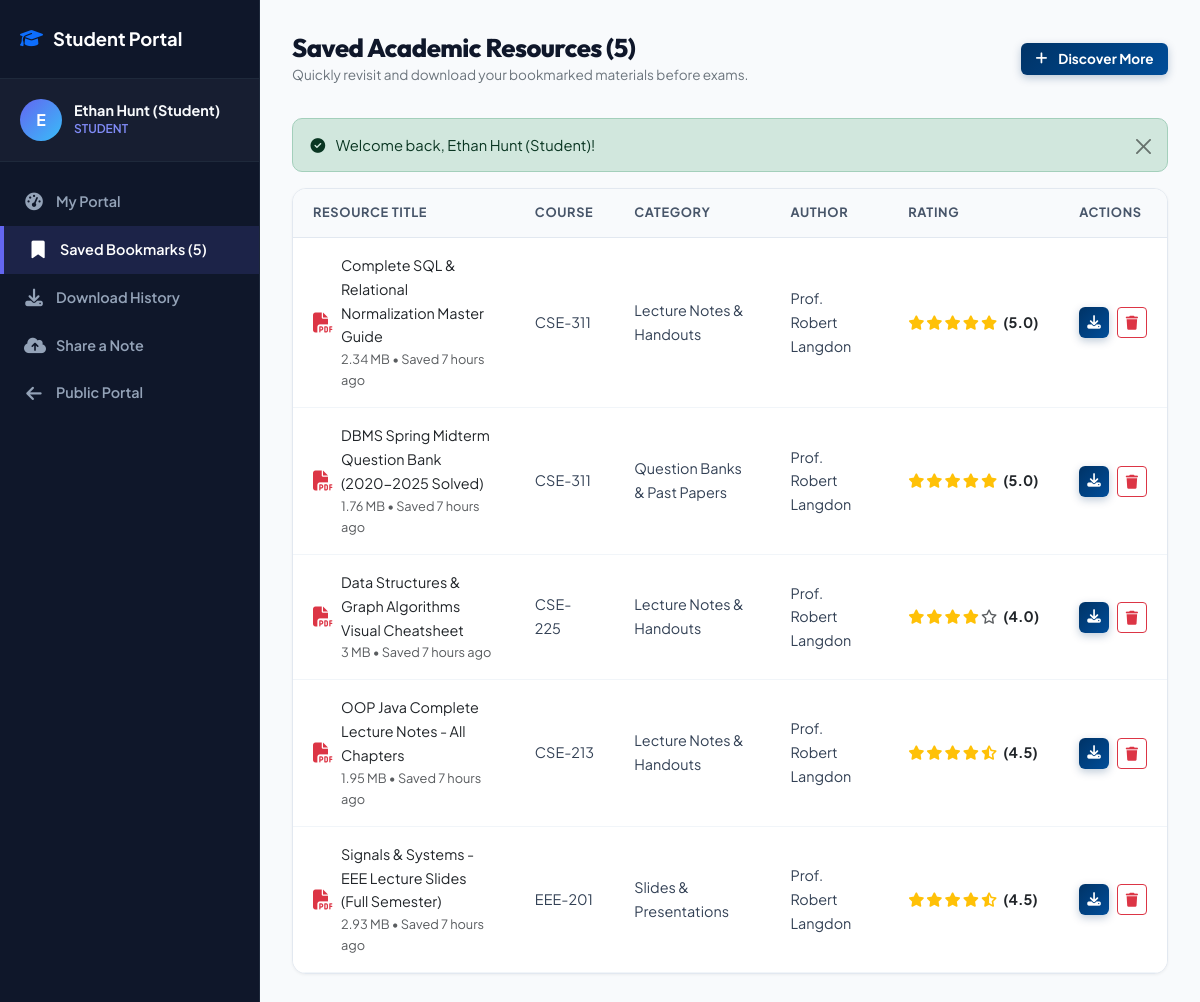
Page /student/bookmarks.php (signed in) on the committed database.
### tables this page shows
CREATE TABLE `bookmarks` (
    `bookmark_id` INT AUTO_INCREMENT PRIMARY KEY,
    `user_id` INT NOT NULL,
    `resource_id` INT NOT NULL,
    `created_at` TIMESTAMP DEFAULT CURRENT_TIMESTAMP,
    UNIQUE KEY `unique_user_bookmark` (`user_id`, `resource_id`),
    CONSTRAINT `fk_bookmarks_user` FOREIGN KEY (`user_id`) REFERENCES `users` (`user_id`) ON UPDATE CASCADE ON DELETE CASCADE,
    CONSTRAINT `fk_bookmarks_resource` FOREIGN KEY (`resource_id`) REFERENCES `resources` (`resource_id`) ON UPDATE CASCADE ON DELETE CASCADE
);

CREATE TABLE `resources` (
    `resource_id` INT AUTO_INCREMENT PRIMARY KEY,
    `title` VARCHAR(255) NOT NULL,
    `description` TEXT,
    `course_id` INT NOT NULL,
    `category_id` INT NOT NULL,
    `uploaded_by` INT NOT NULL,
    `file_path` VARCHAR(255) NOT NULL,
    `file_name` VARCHAR(255) NOT NULL,
    `file_size` BIGINT UNSIGNED DEFAULT 0,  
    `file_type` VARCHAR(50) NOT NULL,       
    `download_count` INT UNSIGNED DEFAULT 0,
    `view_count` INT UNSIGNED DEFAULT 0,
    `avg_rating` DECIMAL(3,2) DEFAULT 0.00,
    `rating_count` INT UNSIGNED DEFAULT 0,
    `status` ENUM('pending', 'approved', 'rejected') DEFAULT 'approved',
    `moderated_by` INT NULL,
    `moderation_notes` TEXT NULL,
    `created_at` TIMESTAMP DEFAULT CURRENT_TIMESTAMP,
    `updated_at` TIMESTAMP DEFAULT CURRENT_TIMESTAMP ON UPDATE CURRENT_TIMESTAMP,
    INDEX `idx_resources_course` (`course_id`),
    INDEX `idx_resources_category` (`category_id`),
    INDEX `idx_resources_status` (`status`),
    CONSTRAINT `fk_resources_course` FOREIGN KEY (`course_id`) REFERENCES `courses` (`course_id`) ON UPDATE CASCADE ON DELETE CASCADE,
    CONSTRAINT `fk_resources_category` FOREIGN KEY (`category_id`) REFERENCES `categories` (`category_id`) ON UPDATE CASCADE ON DELETE RESTRICT,
    CONSTRAINT `fk_resources_user` FOREIGN KEY (`uploaded_by`) REFERENCES `users` (`user_id`) ON UPDATE CASCADE ON DELETE CASCADE,
    CONSTRAINT `fk_resources_moderator` FOREIGN KEY (`moderated_by`) REFERENCES `users` (`user_id`) ON UPDATE CASCADE ON DELETE SET NULL
);

CREATE TABLE `courses` (
    `course_id` INT AUTO_INCREMENT PRIMARY KEY,
    `dept_id` INT NOT NULL,
    `semester_id` INT NOT NULL,
    `course_code` VARCHAR(30) NOT NULL UNIQUE,
    `course_title` VARCHAR(200) NOT NULL,
    `credit_hours` DECIMAL(3,1) DEFAULT 3.0,
    `syllabus_summary` TEXT NULL,
    `created_at` TIMESTAMP DEFAULT CURRENT_TIMESTAMP,
    CONSTRAINT `fk_courses_dept` FOREIGN KEY (`dept_id`) REFERENCES `departments` (`dept_id`) ON UPDATE CASCADE ON DELETE CASCADE,
    CONSTRAINT `fk_courses_semester` FOREIGN KEY (`semester_id`) REFERENCES `semesters` (`semester_id`) ON UPDATE CASCADE ON DELETE CASCADE
);

CREATE TABLE `categories` (
    `category_id` INT AUTO_INCREMENT PRIMARY KEY,
    `name` VARCHAR(80) NOT NULL UNIQUE,
    `slug` VARCHAR(80) NOT NULL UNIQUE,
    `icon` VARCHAR(50) DEFAULT 'fa-file-text',
    `description` VARCHAR(255) NULL
);

CREATE TABLE `users` (
    `user_id` INT AUTO_INCREMENT PRIMARY KEY,
    `role_id` INT NOT NULL,
    `dept_id` INT NULL,
    `full_name` VARCHAR(120) NOT NULL,
    `email` VARCHAR(150) NOT NULL UNIQUE,
    `password_hash` VARCHAR(255) NOT NULL,
    `reset_token` VARCHAR(64) NULL UNIQUE,
    `reset_token_expires_at` TIMESTAMP NULL,
    `academic_id` VARCHAR(50) NULL,  
    `phone` VARCHAR(30) NULL,
    `bio` TEXT NULL,
    `avatar` VARCHAR(255) DEFAULT 'default_avatar.png',
    `status` ENUM('active', 'inactive', 'suspended') DEFAULT 'active',
    `created_at` TIMESTAMP DEFAULT CURRENT_TIMESTAMP,
    `updated_at` TIMESTAMP DEFAULT CURRENT_TIMESTAMP ON UPDATE CURRENT_TIMESTAMP,
    CONSTRAINT `fk_users_role` FOREIGN KEY (`role_id`) REFERENCES `roles` (`role_id`) ON UPDATE CASCADE ON DELETE RESTRICT,
    CONSTRAINT `fk_users_dept` FOREIGN KEY (`dept_id`) REFERENCES `departments` (`dept_id`) ON UPDATE CASCADE ON DELETE SET NULL
);

### includes/auth_middleware.php (called while the page is built, shortened)
<?php
function isLoggedIn() {
    return isset($_SESSION['user_id']) && !empty($_SESSION['user_id']);
}
function getCurrentUser() {
    return [
        'id' => $_SESSION['user_id'],
        'name' => $_SESSION['full_name'] ?? 'User',
        'email' => $_SESSION['email'] ?? '',
        'role_id' => $_SESSION['role_id'] ?? 4,
        'role_name' => $_SESSION['role_name'] ?? 'student',
        'dept_id' => $_SESSION['dept_id'] ?? null,
        'avatar' => $_SESSION['avatar'] ?? 'default_avatar.png'
    ];
}

### student/bookmarks.php (the view, shortened to what this page needs)
<?php
require_once __DIR__ . '/../includes/header.php';
require_once __DIR__ . '/../includes/auth_middleware.php';
$pdo = Database::getConnection();
$userId = $currentUser['id'];
$stmt = $pdo->prepare("SELECT r.*, c.course_code, c.course_title, d.dept_code, cat.name AS category_name, u.full_name AS author_name, bm.created_at AS bookmarked_at
                       FROM `bookmarks` bm
                       JOIN `resources` r ON bm.resource_id = r.resource_id
                       JOIN `courses` c ON r.course_id = c.course_id
                       JOIN `departments` d ON c.dept_id = d.dept_id
                       JOIN `categories` cat ON r.category_id = cat.category_id
                       JOIN `users` u ON r.uploaded_by = u.user_id
                       WHERE bm.user_id = ?
                       ORDER BY bm.created_at DESC");
$stmt->execute([$userId]);
$bookmarks = $stmt->fetchAll();
?>
<div class="dashboard-wrapper">
    <aside class="sidebar">
        <div class="sidebar-header">
            <a href="<?= BASE_URL ?>/student/index.php" class="sidebar-brand"><i class="fa-solid fa-graduation-cap text-primary"></i> Student Portal</a>
        </div>
        <div class="sidebar-user">
            <div class="user-avatar-circle"><?= strtoupper(substr($currentUser['name'], 0, 1)) ?></div>
            <div class="user-info-text">
                <div class="user-name"><?= htmlspecialchars($currentUser['name']) ?></div>
                <div class="user-role">Student</div>
            </div>
        </div>
        <ul class="sidebar-nav">
            <li><a href="<?= BASE_URL ?>/student/index.php" class="sidebar-link"><i class="fa-solid fa-gauge-high"></i> My Portal</a></li>
            <li><a href="<?= BASE_URL ?>/student/bookmarks.php" class="sidebar-link active"><i class="fa-solid fa-bookmark"></i> Saved Bookmarks (<?= count($bookmarks) ?>)</a></li>
            <li><a href="<?= BASE_URL ?>/student/my_downloads.php" class="sidebar-link"><i class="fa-solid fa-download"></i> Download History</a></li>
            <li><a href="<?= BASE_URL ?>/faculty/upload.php" class="sidebar-link"><i class="fa-solid fa-cloud-arrow-up"></i> Share a Note</a></li>
            <li><a href="<?= BASE_URL ?>/index.php" class="sidebar-link"><i class="fa-solid fa-arrow-left"></i> Public Portal</a></li>
        </ul>
    </aside>
    <main class="dashboard-content">
        <div class="dashboard-header">
            <div>
                <h1 class="dashboard-title">Saved Academic Resources (<?= count($bookmarks) ?>)</h1>
                <p class="text-secondary small mb-0">Quickly revisit and download your bookmarked materials before exams.</p>
            </div>
            <div>
                <a href="<?= BASE_URL ?>/explore.php" class="btn btn-primary-custom btn-sm">
                    <i class="fa-solid fa-plus me-1"></i> Discover More
                </a>
            </div>
        </div>
        <?php displayFlash(); ?>
        <div class="data-card">
            <div class="table-responsive">
                <table class="table table-custom">
                    <thead>
                        <tr>
                            <th>Resource Title</th>
                            <th>Course</th>
                            <th>Category</th>
                            <th>Author</th>
                            <th>Rating</th>
                            <th>Actions</th>
                        </tr>
                    </thead>
                    <tbody>
                        <?php if (empty($bookmarks)): ?>
                            <tr>
                                <td colspan="6" class="text-center py-5 text-muted">
                                    <i class="fa-regular fa-bookmark text-secondary fs-1 mb-2 d-block"></i>
                                    No saved bookmarks. Browse the catalog and click the bookmark icon on any note.
                                    <div class="mt-2"><a href="<?= BASE_URL ?>/explore.php" class="btn btn-primary-custom btn-sm">Browse Catalog</a></div>
                                </td>
                            </tr>
                        <?php else: ?>
                            <?php foreach ($bookmarks as $bm): ?>
                                <tr>
                                    <td>
                                        <div class="d-flex align-items-center gap-2">
                                            <i class="fa-solid <?= getFileIconClass($bm['file_type']) ?> fs-5"></i>
                                            <div>
                                                <a href="<?= BASE_URL ?>/resource_details.php?id=<?= $bm['resource_id'] ?>" class="font-weight-bold text-dark text-decoration-none">
                                                    <?= htmlspecialchars($bm['title']) ?>
                                                </a>
                                                <div class="text-muted font-xs"><?= formatBytes($bm['file_size']) ?> &bull; Saved <?= timeAgo($bm['bookmarked_at']) ?></div>
                                            </div>
                                        </div>
                                    </td>
                                    <td>
                                        <span class="course-badge"><?= htmlspecialchars($bm['course_code']) ?></span>
                                    </td>
                                    <td><?= htmlspecialchars($bm['category_name']) ?></td>
                                    <td><?= htmlspecialchars($bm['author_name']) ?></td>
                                    <td><?= renderStarRating($bm['avg_rating']) ?></td>
                                    <td>
                                        <div class="d-flex gap-2">
                                            <a href="<?= BASE_URL ?>/actions/download_action.php?id=<?= $bm['resource_id'] ?>" class="btn btn-primary-custom btn-sm py-1 px-2">
                                                <i class="fa-solid fa-download"></i>
                                            </a>
                                            <button class="btn btn-outline-danger btn-sm py-1 px-2 btn-bookmark-toggle" data-resource-id="<?= $bm['resource_id'] ?>" data-url="<?= BASE_URL ?>/actions/bookmark_action.php" onclick="location.reload();">
                                                <i class="fa-solid fa-trash"></i>
                                            </button>
                                        </div>
                                    </td>
                                </tr>
                            <?php endforeach; ?>
                        <?php endif; ?>
                    </tbody>
                </table>
            </div>
        </div>
    </main>
</div>
</body>
</html>

### includes/helpers.php (shortened to what this page needs)
<?php
function displayFlash() {
    if (isset($_SESSION['flash'])) {
        $flash = $_SESSION['flash'];
        $icon = 'fa-info-circle';
        if ($flash['type'] === 'success') $icon = 'fa-check-circle';
        echo '<div class="alert alert-' . htmlspecialchars($flash['type']) . ' alert-dismissible fade show" role="alert">
                <i class="fa-solid ' . $icon . ' me-2"></i> ' . htmlspecialchars($flash['message']) . '
                <button type="button" class="btn-close" data-bs-dismiss="alert" aria-label="Close"></button>
              </div>';
    }
}
function formatBytes($bytes, $precision = 2) {
    $units = ['B', 'KB', 'MB', 'GB', 'TB'];
    $bytes = max($bytes, 0);
    $pow = floor(($bytes ? log($bytes) : 0) / log(1024));
    $pow = min($pow, count($units) - 1);
    $bytes /= pow(1024, $pow);
    return round($bytes, $precision) . ' ' . $units[$pow];
}
function renderStarRating($rating, $maxStars = 5) {
    $html = '<div class="star-rating d-inline-flex align-items-center" title="' . number_format($rating, 1) . ' out of ' . $maxStars . '">';
    for ($i = 1; $i <= $maxStars; $i++) {
        if ($rating >= $i) {
            $html .= '<i class="fa-solid fa-star text-warning"></i>';
        } elseif ($rating >= ($i - 0.5)) {
            $html .= '<i class="fa-solid fa-star-half-stroke text-warning"></i>';
        } else {
            $html .= '<i class="fa-regular fa-star text-muted"></i>';
        }
    }
    $html .= ' <span class="ms-1 fw-bold text-dark font-sm">(' . number_format($rating, 1) . ')</span>';
    $html .= '</div>';
    return $html;
}
function getFileIconClass($fileType) {
    switch (strtolower($fileType)) {
        case 'pdf':
            return 'fa-file-pdf text-danger';
    }
}
function timeAgo($datetime) {
    $time = strtotime($datetime);
    $diff = time() - $time;
    if ($diff < 86400) return floor($diff / 3600) . ' hours ago';
    return date('M d, Y', $time);
}

### assets/css/style.css (style rules this page uses)
:root { --primary: #003366; --primary-light: #004d99; --primary-dark: #002244; --primary-subtle: #e8f0fb; --primary-mid: #1a5276; --accent: #1a7f37; --accent-light: #28a745; --accent-subtle: #e9f7ef; --gold: #c9a227; --gold-light: #f5d06a; --success: #198754; --success-light: #d1e7dd; --danger: #dc3545; --danger-light: #f8d7da; --warning: #fd7e14; --info: #0d6efd; --dark: #0d1b2e; --dark-surface: #152338; --text-primary: #1a2332; --text-secondary: #4a5568; --text-muted: #718096; --bg-main: #f5f7fa; --bg-card: #ffffff; --border-color: #dce3ec; --border-subtle: #edf2f7; --shadow-sm: 0 1px 4px rgba(0,51,102,0.08); --shadow-md: 0 4px 12px rgba(0,51,102,0.1); --shadow-lg: 0 12px 28px rgba(0,51,102,0.12); --shadow-xl: 0 20px 40px rgba(0,51,102,0.15); --radius-sm: 6px; --radius-md: 10px; --radius-lg: 16px; --radius-xl: 24px; --radius-full: 9999px; --transition: all 0.22s cubic-bezier(0.4, 0, 0.2, 1); }
*, *::before, *::after { box-sizing: border-box; }
html { scroll-behavior: smooth; }
body { font-family: 'Plus Jakarta Sans', -apple-system, BlinkMacSystemFont, "Segoe UI", sans-serif; background-color: var(--bg-main); color: var(--text-primary); font-size: 15px; line-height: 1.65; min-height: 100vh; display: flex; flex-direction: column; -webkit-font-smoothing: antialiased; }
h1 { font-size: 2.6rem; }
h1, h2, h3, h4, h5, h6 { font-family: 'Outfit', 'Plus Jakarta Sans', sans-serif; font-weight: 700; color: var(--dark); letter-spacing: -0.02em; line-height: 1.25; }
p { font-size: 0.975rem; }
small, .small { font-size: 0.85rem; }
.font-sm { font-size: 0.9rem; }
.font-xs { font-size: 0.8rem; }
a { transition: var(--transition); }
.user-avatar-circle { width: 32px; height: 32px; min-width: 32px; border-radius: 50%; background: linear-gradient(135deg, var(--primary), var(--accent)); color: white; display: inline-flex; align-items: center; justify-content: center; font-weight: 800; font-size: 0.85rem; line-height: 1; flex-shrink: 0; }
.btn-primary-custom { background: linear-gradient(135deg, var(--primary), var(--primary-light)); border: none; color: white !important; font-weight: 700; font-size: 0.92rem; padding: 0.55rem 1.3rem; border-radius: var(--radius-md); transition: var(--transition); display: inline-flex; align-items: center; gap: 7px; box-shadow: 0 3px 8px rgba(0,51,102,0.25); text-decoration: none; cursor: pointer; font-family: inherit; }
.btn-sm.btn-primary-custom, .btn-sm.btn-outline-custom { padding: 0.38rem 0.9rem; font-size: 0.85rem; border-radius: var(--radius-sm); }
.star-rating { display: inline-flex; align-items: center; gap: 2px; }
.alert { font-size: 0.92rem; border-radius: var(--radius-md); padding: 0.85rem 1.1rem; }

### rows in the picture
bookmarks: resource.title "Complete SQL & Relational Normalization Master Guide", resource.file_size "2.34 MB", created_at "7 hours ago", courses.course_code "CSE-311", categories.name "Lecture Notes & Handouts", users.full_name "Prof. Robert Langdon", resource.avg_rating "5.0"
bookmarks: resource.title "DBMS Spring Midterm Question Bank (2020-2025 Solved)", resource.file_size "1.76 MB", created_at "7 hours ago", courses.course_code "CSE-311", categories.name "Question Banks & Past Papers", users.full_name "Prof. Robert Langdon", resource.avg_rating "5.0"
bookmarks: resource.title "Data Structures & Graph Algorithms Visual Cheatsheet", resource.file_size "3 MB", created_at "7 hours ago", courses.course_code "CSE-225", categories.name "Lecture Notes & Handouts", users.full_name "Prof. Robert Langdon", resource.avg_rating "4.0"
bookmarks: resource.title "OOP Java Complete Lecture Notes - All Chapters", resource.file_size "1.95 MB", created_at "7 hours ago", courses.course_code "CSE-213", categories.name "Lecture Notes & Handouts", users.full_name "Prof. Robert Langdon", resource.avg_rating "4.5"
bookmarks: resource.title "Signals & Systems - EEE Lecture Slides (Full Semester)", resource.file_size "2.93 MB", created_at "7 hours ago", courses.course_code "EEE-201", categories.name "Slides & Presentations", users.full_name "Prof. Robert Langdon", resource.avg_rating "4.5"

### other values in the picture
substr($currentUser['name'], 0, 1) "E"
$currentUser['name'] "Ethan Hunt (Student)"
count($bookmarks) "5"
$flash['message'] "Welcome back, Ethan Hunt (Student)!"
